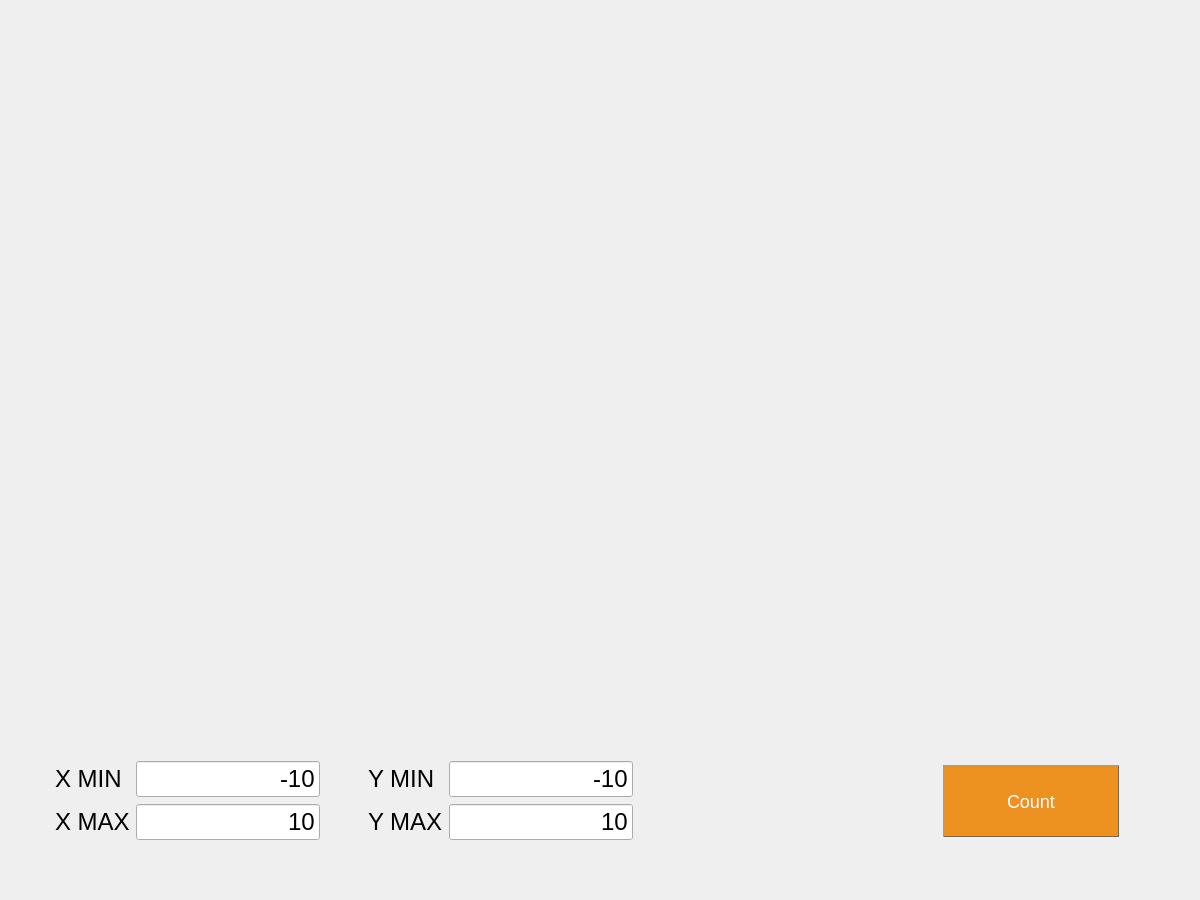
<?xml version="1.0" encoding="UTF-8"?>
<ui version="4.0">
 <class>GraphWindow</class>
 <widget class="QDialog" name="GraphWindow">
  <property name="geometry">
   <rect>
    <x>0</x>
    <y>0</y>
    <width>1200</width>
    <height>900</height>
   </rect>
  </property>
  <property name="minimumSize">
   <size>
    <width>1200</width>
    <height>900</height>
   </size>
  </property>
  <property name="maximumSize">
   <size>
    <width>1200</width>
    <height>900</height>
   </size>
  </property>
  <property name="baseSize">
   <size>
    <width>1200</width>
    <height>900</height>
   </size>
  </property>
  <property name="windowTitle">
   <string>Graph by SmartCalc</string>
  </property>
  <widget class="QCustomPlot" name="widget" native="true">
   <property name="geometry">
    <rect>
     <x>50</x>
     <y>20</y>
     <width>1100</width>
     <height>700</height>
    </rect>
   </property>
   <property name="minimumSize">
    <size>
     <width>1100</width>
     <height>700</height>
    </size>
   </property>
   <property name="maximumSize">
    <size>
     <width>1100</width>
     <height>700</height>
    </size>
   </property>
   <property name="baseSize">
    <size>
     <width>1100</width>
     <height>700</height>
    </size>
   </property>
  </widget>
  <widget class="QWidget" name="">
   <property name="geometry">
    <rect>
     <x>55</x>
     <y>760</y>
     <width>1066</width>
     <height>82</height>
    </rect>
   </property>
   <layout class="QHBoxLayout" name="horizontalLayout">
    <item>
     <layout class="QGridLayout" name="gridLayout_2">
      <item row="0" column="0">
       <widget class="QLabel" name="label_xmin">
        <property name="font">
         <font>
          <pointsize>18</pointsize>
         </font>
        </property>
        <property name="text">
         <string>X MIN</string>
        </property>
       </widget>
      </item>
      <item row="0" column="1">
       <widget class="QLineEdit" name="line_xmin">
        <property name="font">
         <font>
          <pointsize>18</pointsize>
         </font>
        </property>
        <property name="text">
         <string>-10</string>
        </property>
        <property name="alignment">
         <set>Qt::AlignRight|Qt::AlignTrailing|Qt::AlignVCenter</set>
        </property>
       </widget>
      </item>
      <item row="1" column="0">
       <widget class="QLabel" name="label_xmax">
        <property name="font">
         <font>
          <pointsize>18</pointsize>
         </font>
        </property>
        <property name="text">
         <string>X MAX</string>
        </property>
       </widget>
      </item>
      <item row="1" column="1">
       <widget class="QLineEdit" name="line_xmax">
        <property name="font">
         <font>
          <pointsize>18</pointsize>
         </font>
        </property>
        <property name="text">
         <string>10</string>
        </property>
        <property name="alignment">
         <set>Qt::AlignRight|Qt::AlignTrailing|Qt::AlignVCenter</set>
        </property>
       </widget>
      </item>
     </layout>
    </item>
    <item>
     <spacer name="horizontalSpacer_2">
      <property name="orientation">
       <enum>Qt::Horizontal</enum>
      </property>
      <property name="sizeHint" stdset="0">
       <size>
        <width>68</width>
        <height>20</height>
       </size>
      </property>
     </spacer>
    </item>
    <item>
     <layout class="QGridLayout" name="gridLayout">
      <item row="0" column="0">
       <widget class="QLabel" name="label_ymin">
        <property name="font">
         <font>
          <pointsize>18</pointsize>
         </font>
        </property>
        <property name="text">
         <string>Y MIN</string>
        </property>
       </widget>
      </item>
      <item row="0" column="1">
       <widget class="QLineEdit" name="line_ymin">
        <property name="font">
         <font>
          <pointsize>18</pointsize>
         </font>
        </property>
        <property name="text">
         <string>-10</string>
        </property>
        <property name="alignment">
         <set>Qt::AlignRight|Qt::AlignTrailing|Qt::AlignVCenter</set>
        </property>
       </widget>
      </item>
      <item row="1" column="0">
       <widget class="QLabel" name="label_ymax">
        <property name="font">
         <font>
          <pointsize>18</pointsize>
         </font>
        </property>
        <property name="text">
         <string>Y MAX</string>
        </property>
       </widget>
      </item>
      <item row="1" column="1">
       <widget class="QLineEdit" name="line_ymax">
        <property name="font">
         <font>
          <pointsize>18</pointsize>
         </font>
        </property>
        <property name="text">
         <string>10</string>
        </property>
        <property name="alignment">
         <set>Qt::AlignRight|Qt::AlignTrailing|Qt::AlignVCenter</set>
        </property>
       </widget>
      </item>
     </layout>
    </item>
    <item>
     <spacer name="horizontalSpacer">
      <property name="orientation">
       <enum>Qt::Horizontal</enum>
      </property>
      <property name="sizeHint" stdset="0">
       <size>
        <width>328</width>
        <height>20</height>
       </size>
      </property>
     </spacer>
    </item>
    <item>
     <widget class="QPushButton" name="button_count">
      <property name="sizePolicy">
       <sizepolicy hsizetype="Fixed" vsizetype="Fixed">
        <horstretch>0</horstretch>
        <verstretch>0</verstretch>
       </sizepolicy>
      </property>
      <property name="minimumSize">
       <size>
        <width>180</width>
        <height>80</height>
       </size>
      </property>
      <property name="maximumSize">
       <size>
        <width>180</width>
        <height>80</height>
       </size>
      </property>
      <property name="baseSize">
       <size>
        <width>180</width>
        <height>80</height>
       </size>
      </property>
      <property name="styleSheet">
       <string notr="true">QPushButton {
background-color: #ed9121;
  border-style: outset;
  border-width: 1px;
  border-color: #646c64;
  color: white;
  padding: 16px 32px;
  text-align: center;
  margin: 4px 2px;
  opacity: 0.6;
  font: 18px;
}

QPushButton:pressed {
background-color:  #ffc793;
border-style: inset;
}

QPushButton:hover {
background-color:  #ffc793;
opacity: 1
}

</string>
      </property>
      <property name="text">
       <string>Count</string>
      </property>
      <property name="shortcut">
       <string>Enter</string>
      </property>
     </widget>
    </item>
   </layout>
  </widget>
 </widget>
 <customwidgets>
  <customwidget>
   <class>QCustomPlot</class>
   <extends>QWidget</extends>
   <header>qcustomplot.h</header>
   <container>1</container>
  </customwidget>
 </customwidgets>
 <resources/>
 <connections/>
</ui>
